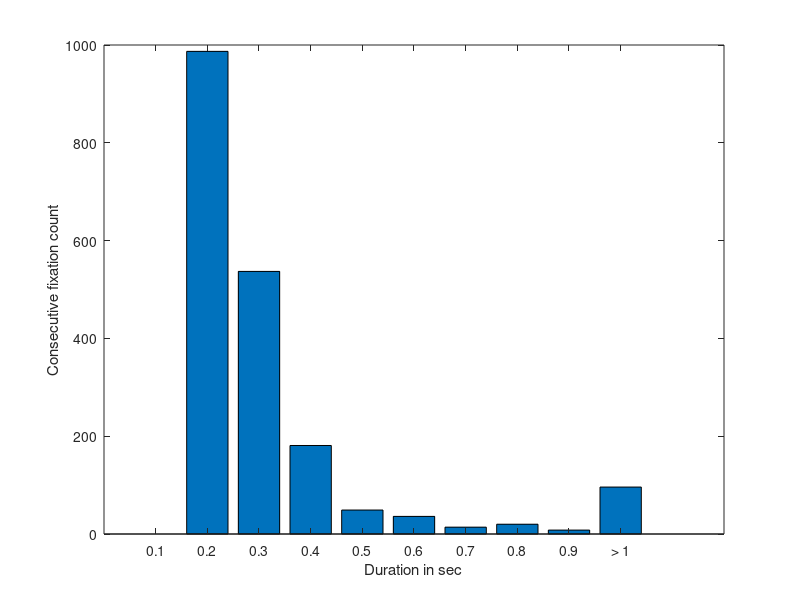

MATLAB code to generate this figure:
data = [ 0, 987, 537, 181, 49, 36, 14, 20, 8, 96];
x = 0.1:0.1:1;
f = figure;
bar(x,data);
%b.FaceColor = 'flat';
%b.CData(2,:) = [.5 0 .5];
xticks([0.1:0.1:1])
xticklabels({'0.1','0.2','0.3','0.4','0.5','0.6','0.7','0.8','0.9','> 1'})
xlabel('Duration in sec')
ylabel('Consecutive fixation count')